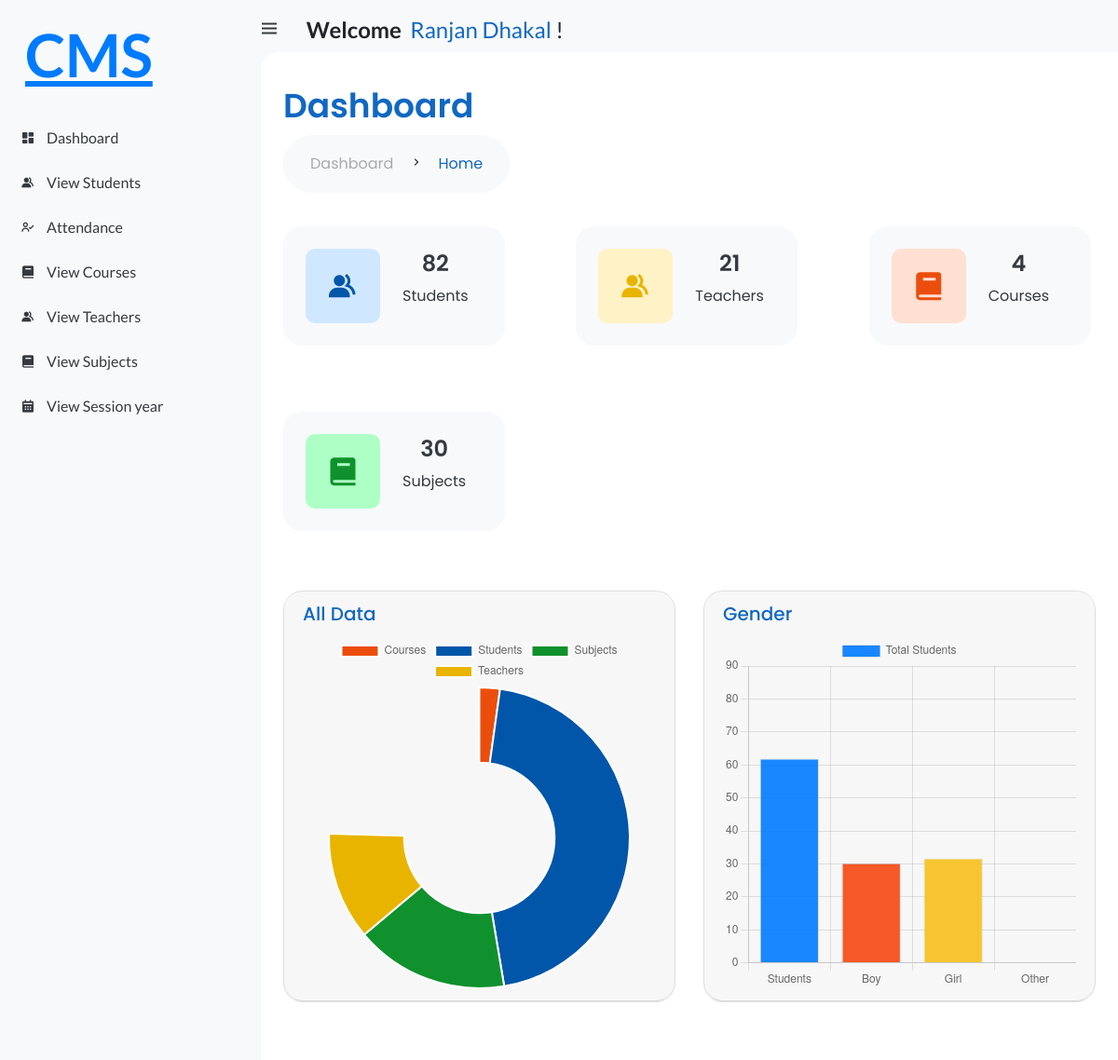
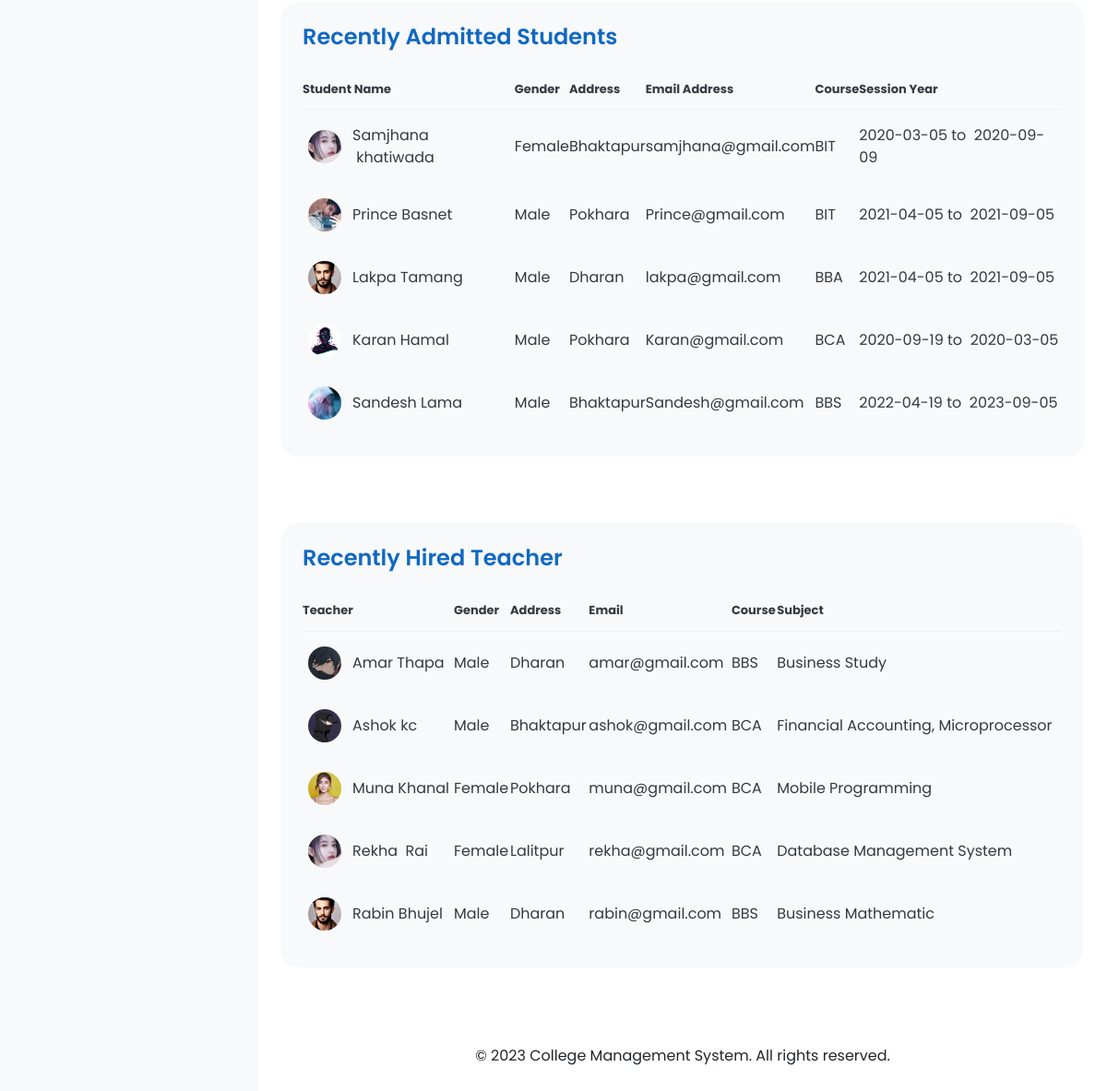
/hod/home (signed in), run on the app's committed database (2 pictures, top to bottom).
### student_management_app/models.py (models this page shows, shortened)
class CustomUser(AbstractUser):
    USER = (
        (1, 'HOD'),
        (2, 'STAFF'),
        (3, 'STUDENT'),
    )
    user_type = models.CharField(choices=USER, max_length=50, default=1)
    profile_pic = models.ImageField(upload_to='media/profile_pic/')

class Student(models.Model):
    admin = models.OneToOneField(CustomUser, on_delete=models.CASCADE)
    address = models.TextField()
    gender = models.CharField(max_length=100)
    course_id = models.ForeignKey(Course, on_delete=models.DO_NOTHING)
    session_year_id = models.ForeignKey(Session_Year, on_delete=models.DO_NOTHING)
    created_at = models.DateTimeField(auto_now_add=True)
    updated_at = models.DateTimeField(auto_now_add=True)

class Course(models.Model):
    name = models.CharField(max_length=100)
    created_at = models.DateTimeField(auto_now_add=True)
    updated_at = models.DateTimeField(auto_now_add=True)

class Session_Year(models.Model):
    session_start = models.CharField(max_length=100)
    session_end = models.CharField(max_length=100)

class Staff(models.Model):
    admin = models.OneToOneField(CustomUser, on_delete=models.CASCADE)
    address = models.TextField()
    gender = models.CharField(max_length=100)
    created_at = models.DateTimeField(auto_now_add=True)
    updated_at = models.DateTimeField(auto_now=True)

class Subject(models.Model):
    name = models.CharField(max_length=100)
    course = models.ForeignKey(Course, on_delete=models.CASCADE)
    staff = models.ForeignKey(Staff, on_delete=models.CASCADE)
    created_at = models.DateTimeField(auto_now_add=True)
    updated_at = models.DateTimeField(auto_now=True)

### student_management_system/Hod_views.py (the view)
# urls.py: 2. Add a URL to urlpatterns:  path('', Home.as_view(), name='home')
@login_required(login_url='/')
def Home(request):
    student = Student.objects.all()
    staff = Student.objects.all()
    subject = Subject.objects.all()
    recently_hired_staffs = Staff.objects.order_by('-created_at')[:5]
    recently_admitted_students = Student.objects.order_by('-created_at')[:5]
    staff_subjects_dict = {}
    for staff in recently_hired_staffs:
        subjects = Subject.objects.filter(staff=staff)
        staff_subjects_dict[staff] = subjects
    student_count = Student.objects.all().count
    staff_count = Staff.objects.all().count
    course_count = Course.objects.all().count
    subject_count = Subject.objects.all().count
    student_gender_male = Student.objects.filter(gender='Male').count
    student_gender_female = Student.objects.filter(gender='Female').count
    context = {
        'student_count': student_count,
        'course_count': course_count,
        'staff_count': staff_count,
        'subject_count': subject_count,
        'student_gender_male': student_gender_male,
        'student_gender_female': student_gender_female,
        'student': student,
        'staff': staff,
        'subject': subject,
        'recently_admitted_students': recently_admitted_students,
        'recently_hired_staffs': recently_hired_staffs,
        'staff_subjects_dict': staff_subjects_dict,
    }
    return render(request, 'Hod/home.html', context)

### templates/Hod/home.html (shortened to what this page needs)
{% extends 'index.html' %}
{% load static %}
{% block content %}
<link rel="stylesheet" href="{% static 'style/hod_styles/home.css' %}">
	<div class="head-title">
		<div class="left">
			<h1 style="color: #1068c1;">Dashboard</h1>
			<button type="button" class="btn btn-light" style="border-radius: 63px;">
				<ul class="breadcrumb" style="margin-bottom: 0px;background-color:var(--light);">
					<li>
						<a href="#">Dashboard</a>
					</li>
					<li><i class='bx bx-chevron-right' ></i></li>
					<li>
						<a class="active" href="{% url 'hod_home' %}" style="color:#1068c1;">Home</a>
					</li>
				</ul>
			</button>
		</div>
	</div>
	<div>
		<ul class="box-info">
			<li>
				<i class='bx bxs-group' ></i>
				<span class="text">
					<h3>{{student_count}}</h3>
					<p>Students</p>
				</span>
			</li>
			<li>
				<i class='bx bxs-group' ></i>
				<span class="text">
					<h3>{{staff_count}}</h3>
					<p>Teachers</p>
				</span>
			</li>
			<li>
				<i class='bx bxs-book' ></i>
				<span class="text">
					<h3>{{course_count}}</h3>
					<p>Courses</p>
				</span>
			</li>
			<li>
				<i class='bx bxs-book' ></i>
				<span class="text">
					<h3>{{subject_count}}</h3>
					<p>Subjects</p>
				</span>
			</li>
		</ul>
		<br><br>
	</div>
		<div class="row">
			<div class="col-md-12 col-lg-6">
				<div class="card card-chart" style="border-radius: 21px;">
					<div class="card-header" style="border-radius: 21px;">
						<div class="col-15">
							<h5 class="card-title">All Data</h5>
							<canvas id="myDoughnutChart" width="400" height="400"></canvas>
							<script>
							  // Function to draw the doughnut chart with animation
							  function drawDoughnutChart() {
								// Sample data for the doughnut chart
								const data = {
								  labels: ['Courses', 'Students', 'Subjects', 'Teachers'],
								  datasets: [{
									data: [{{course_count}}, {{student_count}}, {{subject_count}}, {{staff_count}}], // Example data values for each label
									backgroundColor: ['#eb4e0c', '#0256a9', '#10912d', '#e9b400'], // Example colors for each segment
								  }]
								};
								// Options for the doughnut chart with animation settings
								const options = {
								  responsive: true, // Adjusts to the container size
								  animation: {
									duration: 5000, // Animation duration in milliseconds (2 seconds)
									easing: 'easeOutBounce' // Easing function for the animation (you can experiment with different easing options)
								  }
								};
								// Get the canvas element
								const canvas = document.getElementById('myDoughnutChart');
								// Create the doughnut chart using Chart.js
								const myDoughnutChart = new Chart(canvas, {
								  type: 'doughnut',
								  data: data,
								  options: options
								});
							  }
							  // Call the drawDoughnutChart function when the page has finished loading
							  window.addEventListener('load', drawDoughnutChart);
							</script>
						</div>
					</div>
				</div>
				<div class="card-body">
				</div>
			</div>
			<div class="col-md-12 col-lg-6" style="">
				<div class="card card-chart" style="border-radius: 21px;">
					<div class="card-header" style="border-radius: 21px;">
						<div class="col-15" style="">
							<h5 class="card-title">Gender</h5>
							<canvas id="genderChart" width="400" height="400"></canvas>
							<script>
							  // Function to draw the bar graph with animation
							  function drawBarGraphWithAnimation() {
								// Sample data for the bar graph
								const data = {
								  labels: ['Students', 'Boy', 'Girl', 'Other'],
								  datasets: [{
									label: 'Total Students',
									data: [{{student_count}}, {{student_gender_male}}, {{student_gender_female}}, 0],
									backgroundColor: ['#007bffe6', '#f75827', '#f7c52f', '#0bcb27'], // Example colors for each bar
									borderWidth: 1,
									hoverOffset: 4,
								  }],
								};
								// Options for the bar graph with animation settings
								const options = {
								  responsive: true,
								  animation: {
									duration: 5000, // Animation duration in milliseconds (2 seconds)
									easing: 'easeOutBounce', // Easing function for the animation (you can experiment with different easing options)
								  },
								  scales: {
									y: {
									  beginAtZero: true,
									},
								  },
								};
								// Get the canvas element
								const canvas = document.getElementById('genderChart');
								// Create the bar graph using Chart.js
								const myBarChart = new Chart(canvas, {
								  type: 'bar',
								  data: data,
								  options: options,
								});
							  }
							  // Call the drawBarGraphWithAnimation function when the page has finished loading
							  window.addEventListener('load', drawBarGraphWithAnimation);
							</script>
						</div>
					</div>
				</div>
			</div>
		</div>
		<div class="table-data">
			<div class="order">
				<div class="head">
					<h3>Recently Admitted Students</h3>
				</div>
				<table>
					<thead>
						<tr>
							<th>Student Name</th>
							<th>Gender</th>
							<th>Address</th>
							<th>Email Address</th>
							<th>Course</th>
							<th>Session Year</th>
						</tr>
					</thead>
					<tbody>
					{% for i in recently_admitted_students %}
						<tr>
							<td>
								{% if i.admin.profile_pic %}
									<img src="{{ i.admin.profile_pic.url }}" alt="Profile Pic">
								{% else %}
									<img src="/media/profile_pic/profile.png" alt="profile">
								{% endif %}
								<p style="margin-bottom: 0px;">{{i.admin.first_name}}&nbsp;{{i.admin.last_name}}</p>
							</td>
							<td>{{i.gender}}</td>
							<td>{{i.address}}</td>
							<td>{{i.admin.email}}</td>
							<td>{{i.course_id.name}}</td>
							<td>{{i.session_year_id.session_start}} to &nbsp;{{i.session_year_id.session_end}}</td>
						</tr>
					{% endfor%}
					</tbody>
				</table>
			</div>
		</div>
		<br><br>
		<div class="table-data" style="grid-gap: 2px;">
			<div class="order">
				<div class="head">
					<h3>Recently Hired Teacher</h3>
				</div>
				<table>
					<thead>
						<tr>
							<th>Teacher</th>
							<th>Gender</th>
							<th>Address</th>
							<th>Email</th>
							<th>Course</th>
							<th>Subject</th>
						</tr>
					</thead>
					<tbody>
					{% for i, subjects in staff_subjects_dict.items %}
						<tr>
							<td>
								{% if i.admin.profile_pic %}
									<img src="{{ i.admin.profile_pic.url }}" alt="Profile Pic">
								{% else %}
									<img src="/media/profile_pic/profile.png" alt="Profile">
								{% endif %}
								<p style="margin-bottom: 0px;">{{i.admin.first_name}}&nbsp;{{i.admin.last_name}}</p>
							</td>
							<td>{{i.gender}}</td>
							<td>{{i.address}}</td>
							<td>{{i.admin.email}}</td>
							<td>
								{% for subject in subjects %}
									{% if forloop.first %}
										{{ subject.course.name }}
									{% endif %}
								{% endfor %}
							</td>
							<td>
								{% for subject in subjects %}
								{{ subject.name }}{% if not forloop.last %}, {% endif %}
							{% endfor %}
							</td>
						</tr>
					{% endfor%}
					</tbody>
				</table>
			</div>
		<br>
		</div>
{% endblock %}

### templates/index.html (shortened to what this page needs)
<!DOCTYPE html>
<html lang="en">
{% load static %}
{% load active_link_tags %}
<head>
	<link href='https://unpkg.com/boxicons@2.0.9/css/boxicons.min.css' rel='stylesheet'>
	<link rel="stylesheet" href="https://cdn.jsdelivr.net/npm/bootstrap@4.0.0/dist/css/bootstrap.min.css">
	<link rel="stylesheet" href="/static/css/base.css">
	<link rel="stylesheet" href="{% static 'style/index.css' %}">
	<link rel="stylesheet" href="https://cdn.jsdelivr.net/npm/bootstrap@4.0.0/dist/css/bootstrap.min.css">
</head>
<body>
	<section id="sidebar">
		<a href="{% url 'hod_home' %}" class="brand">
			<p style="margin-left: 27px;margin-top: 77px;font-size:4rem;">
				CMS
			</p>
		</a>
		{% if user.user_type == '1'%}
		<ul class="side-menu top">
			<li class="{% active_link 'hod_home' 'active' %}">
				<a href="{% url 'hod_home' %}">
					<i class='bx bxs-dashboard' ></i>
					<span class="text">Dashboard</span>
				</a>
			</li>
			<li class="{% active_link 'view_attendances' 'active' %}">
				<a href="{% url 'view_attendances' %}">
					<i class='bx bx-user-check' ></i>
					<span class="text">Attendance</span>
				</a>
			</li>
			<li class="{% active_link 'view_staffs' 'active' %}">
				<a href="{% url 'view_staffs' %}">
					<i class='bx bxs-group' ></i>
					<span class="text">Teachers</span>
				</a>
			</li>
			<li class="{% active_link 'view_students' 'active' %}">
				<a href="{% url 'view_students' %}">
					<i class='bx bxs-group' ></i>
					<span class="text">Students</span>
				</a>
			</li>
			<li class="{% active_link 'view_courses' 'active' %}">
				<a href="{% url 'view_courses' %}">
					<i class='bx bxs-book' ></i>
					<span class="text">Courses</span>
				</a>
			</li>
			<li class="{% active_link 'view_subjects' 'active' %}">
				<a href="{% url 'view_subjects' %}">
					<i class='bx bxs-book' ></i>
					<span class="text">Subjects</span>
				</a>
			</li>
			<li class="{% active_link 'view_sessions' 'active' %}">
				<a href="{% url 'view_sessions' %}">
					<i class='bx bxs-calendar' ></i>
					<span class="text">Session Year</span>
				</a>
			</li>
			<li class="{% active_link 'view_contacts' 'active' %}">
				<a href="{% url 'view_contacts' %}">
					<i class='bx bxs-contact' ></i>
					<span class="text">Contacts</span>
				</a>
			</li>
		</ul>
		{% elif user.user_type == '2'%}
		<ul class="side-menu top">
			<li class="{% active_link 'staff_home' 'active' %}">
				<a href="{% url 'staff_home' %}">
					<i class='bx bxs-dashboard' ></i>
					<span class="text">Dashboard</span>
				</a>
			</li>
			<li class="{% active_link 'feature_view_students' 'active' %}">
				<a href="{% url 'feature_view_students' %}">
					<i class='bx bxs-group' ></i>
					<span class="text">View Students</span>
				</a>
			</li>
			<li class="{% active_link 'view_staff_attendances' 'active' %}">
				<a href="{% url 'view_staff_attendances' %}">
					<i class='bx bx-user-check'></i>
					<span class="text">Attendance</span>
				</a>
			</li>
			<li class="{% active_link 'feature_view_courses' 'active' %}">
				<a href="{% url 'feature_view_courses' %}">
					<i class='bx bxs-book' ></i>
					<span class="text">View Courses</span>
				</a>
			</li>
			<li class="{% active_link 'feature_view_staffs' 'active' %}">
				<a href="{% url 'feature_view_staffs' %}">
					<i class='bx bxs-group' ></i>
					<span class="text">View Teachers</span>
				</a>
			</li>
			<li class="{% active_link 'feature_view_subjects' 'active' %}">
				<a href="{% url 'feature_view_subjects' %}">
					<i class='bx bxs-book' ></i>
					<span class="text">View Subjects</span>
				</a>
			</li>
			<li class="{% active_link 'feature_view_sessions' 'active' %}">
				<a href="{% url 'feature_view_sessions' %}">
					<i class='bx bxs-calendar' ></i>
					<span class="text">View Session year</span>
				</a>
			</li>
		</ul>
		{% endif%}
	</section>
	<section id="content">
		<nav>
			<div class="container mt-5" style="margin-top: 1rem!important;">
				<div class="row">
					<div class="col-md-6">
						<div class="top-nav-search">
							<h4 style="margin-left: -42px;">
							<i class='bx bx-menu' ></i>
								<strong>Welcome</strong>&nbsp;
								<span style="color: #1068c1;">{{user.first_name}} {{user.last_name}}</span>&nbsp;!
							</h4>
						</div>
					</div>
					<div class="col-md-6">
					</div>
				</div>
			</div>
		</nav>
		<main>
			{% block content %}
			{% endblock %}
			<br><br><br><br>
			<footer>
				<div class="container">
					<div class="row">
						<div class="col-md-12 text-center">
							<p style="margin-bottom: -7px;">&copy; 2023 College Management System. All rights reserved.</p>
						</div>
					</div>
				</div>
			</footer>
		</main>
	</section>
</body>
</html>

### static/css/base.css (style rules this page uses)
* { margin: 0; padding: 0; box-sizing: border-box; }
a { text-decoration: none; }
li { list-style: none; }
:root { --poppins: 'Poppins', sans-serif; --lato: 'Lato', sans-serif; --light: #F9F9F9; --blue: #3C91E6; --light-blue: #CFE8FF; --grey: #eee; --dark-grey: #AAAAAA; --dark: #342E37; --red: #DB504A; --yellow: #FFCE26; --light-yellow: #FFF2C6; --orange: #FD7238; --light-orange: #FFE0D3; }
html { overflow-x: hidden; }
body { background: var(--grey); overflow-x: hidden; }

### static/style/hod_styles/home.css (style rules this page uses)
.box-info li { width: 238px; }
h2, h3, h5 { color: #1068c1; }

### data on the page
CustomUser: first_name "Ranjan", last_name "Dhakal"
Student: admin.profile_pic (picture), admin.first_name "Samjhana", admin.last_name "khatiwada", gender "Female", address "Bhaktapur", admin.email "samjhana@gmail.com", course_id.name "BIT", session_year_id.session_start "2020-03-05", session_year_id.session_end "2020-09-09"
Student: admin.profile_pic (picture), admin.first_name "Prince", admin.last_name "Basnet", gender "Male", address "Pokhara", admin.email "Prince@gmail.com", course_id.name "BIT", session_year_id.session_start "2021-04-05", session_year_id.session_end "2021-09-05"
Student: admin.profile_pic (picture), admin.first_name "Lakpa", admin.last_name "Tamang", gender "Male", address "Dharan", admin.email "lakpa@gmail.com", course_id.name "BBA", session_year_id.session_start "2021-04-05", session_year_id.session_end "2021-09-05"
Student: admin.profile_pic (picture), admin.first_name "Karan", admin.last_name "Hamal", gender "Male", address "Pokhara", admin.email "Karan@gmail.com", course_id.name "BCA", session_year_id.session_start "2020-09-19", session_year_id.session_end "2020-03-05"
Student: admin.profile_pic (picture), admin.first_name "Sandesh", admin.last_name "Lama", gender "Male", address "Bhaktapur", admin.email "Sandesh@gmail.com", course_id.name "BBS", session_year_id.session_start "2022-04-19", session_year_id.session_end "2023-09-05"
Staff: admin.profile_pic (picture), admin.first_name "Amar", admin.last_name "Thapa", gender "Male", address "Dharan", admin.email "amar@gmail.com"
Subject: course.name "BBS", name "Business Study"
Staff: admin.profile_pic (picture), admin.first_name "Ashok", admin.last_name "kc", gender "Male", address "Bhaktapur", admin.email "ashok@gmail.com"
Subject: course.name "BCA", name "Financial Accounting"
Subject: name "Microprocessor"
Staff: admin.profile_pic (picture), admin.first_name "Muna", admin.last_name "Khanal", gender "Female", address "Pokhara", admin.email "muna@gmail.com"
Subject: course.name "BCA", name "Mobile Programming"
Staff: admin.profile_pic (picture), admin.first_name "Rekha", admin.last_name "Rai", gender "Female", address "Lalitpur", admin.email "rekha@gmail.com"
Subject: course.name "BCA", name "Database Management System"
Staff: admin.profile_pic (picture), admin.first_name "Rabin", admin.last_name "Bhujel", gender "Male", address "Dharan", admin.email "rabin@gmail.com"
Subject: course.name "BBS", name "Business Mathematic"

### other printed values
{{ student_count }} "82"
{{ staff_count }} "21"
{{ course_count }} "4"
{{ subject_count }} "30"
chart data {{ course_count }} 4
chart data {{ student_count }} 82
chart data {{ subject_count }} 30
chart data {{ staff_count }} 21
